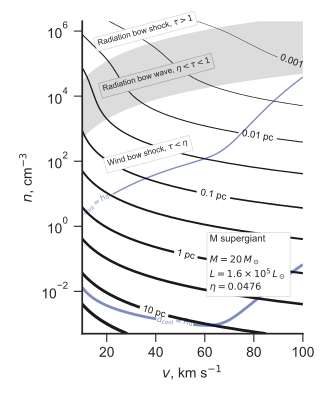

Here is the Python script that generated this plot:
import sys
import numpy as np
from matplotlib import pyplot as plt
import seaborn as sns
from vec_root import chandrupatla

figname = sys.argv[0].replace('.py', '.pdf')

sns.set_style('ticks')
sns.set_color_codes('dark')
fig, axes = plt.subplots(1, 1, sharex=True, sharey=True, figsize=(3.3, 4))
stardata = [
    [20.0, 15.6, 0.0476, 0.0, axes],
]

# Velocities in units of km/s (10 km/s -> 100 km/s)
vgrid = np.linspace(10.0, 100.0, 800)
# Densities in units of 1 pcc  (0.01 -> 1e5)
logngrid = np.linspace(-3.3, 6.3, 800)
# 2d versions of velocity and density grids
vv, nn = np.meshgrid(vgrid, 10**logngrid)

def rstar(v10, n, L4):
    """Characteristic radius in pc"""
    return 2.21*np.sqrt(L4/n)/v10

def taustar(v10, n, L4, kappa600=1.0):
    """Characteristic optical depth"""
    return 0.0089*kappa600*np.sqrt(L4*n)/v10

def xfunc(x, ts, eta):
    """Function to be zeroed to find x"""
    return x**2 - (1.0 - np.exp(-2*ts*x)) - eta

R0s = (0.0003, 0.001, 0.003, 0.01, 0.03,
       0.1, 0.3, 1.0, 3.0, 10.0, 30.0)
lws = np.linspace(0.3, 2.5, len(R0s))
cformats = { 0.0001: "0.0001 pc", 0.001: "0.001 pc", 0.01: "0.01 pc", 0.1:
             "0.1 pc", 1.0: "1 pc", 10.0: "10 pc", }
clevs_to_label = list(cformats.keys())

box_params = dict(fc='w', ec='0.8', lw=0.4, pad=2)
RBW_label = r"Radiation bow wave, $\eta < \tau < 1$"
RBS_label = r"Radiation bow shock, $\tau > 1$"
WBS_label = r"Wind bow shock, $\tau < \eta$"

# Miscellaneous panel-dependent plot params
d = {
    "RBW y": {33.0: 1500.0, 20.0: 1e5, 40.0: 2500.0},
    "trapped y": {33.0: 250, 20.0: 2.5e5, 40.0: 1.5e5},
    "trapped bg": {33.0: 'w', 20.0: 'w', 40.0: 'w'},
    "IF tau": {33.0: 0.2, 20.0: 3.7, 40.0: 6.4},
    "IF tau gas": {33.0: 5.0, 20.0: 5.0, 40.0: 5.0},
}

T0 = 1000
kappa = 60.0
for M, L4, eta, S49, ax in stardata:
    Mlabel = "\n".join([
        "M supergiant", "",
        rf"$M = {M:.0f}\, M_\odot$",
        rf"$L = {1e4*L4:.1e}\, L_\odot$".replace("e+0", r"\times 10^"),
        rf"$\eta = {eta}$"])
    Rs = rstar(vv/10, nn, L4)
    ts = taustar(vv/10, nn, L4, kappa600=kappa/600.0)
    a, b = 0.0, 2*np.sqrt(1.0 + eta)
    x = chandrupatla(xfunc, a, b, args=(ts, eta))
    R0 = x*Rs
    tau = 2*x*ts


    ax.contourf(vv, nn, tau, (eta, 1.0), colors='k', alpha=0.15)
    # ax.contour(vv, nn, tau, (eta/3, eta, 3*eta), colors='r')
    # ax.contour(vv, nn, tau, (1.0, 3.0), colors='m')
    cs = ax.contour(vv, nn, R0, R0s, linewidths=lws, colors='k')
    clevs = [level for level in clevs_to_label if level in cs.levels]
    ax.clabel(cs, clevs,
              fontsize='x-small', fmt=cformats,
              inline=True, inline_spacing=2, use_clabeltext=True)
    ax.text(62.0, 1e-2, Mlabel, zorder=100, fontsize='x-small', bbox=box_params)
    ax.text(18.0, d["RBW y"][M], RBW_label, rotation=15, fontsize='xx-small', bbox={**box_params, **dict(fc='0.85', ec='0.6')})
    ax.text(16.0, 2e6, RBS_label, rotation=15, fontsize='xx-small', bbox=box_params)
    ax.text(20.0, 300.0, WBS_label, rotation=15, fontsize='xx-small', bbox=box_params)


    #
    # Now do the cooling length
    #
    # Sound speed:
    cs = 11.4*np.sqrt(T0/1e4)
    # pre-shock Mach number
    M0 = vv/cs
    # post-shock Mach number
    M1 = np.sqrt((M0**2 + 3)/(5*M0**2 - 1))
    # post-shock temperature in units of T0
    T1 = (5*M0**2 - 1)*(1 + 3/M0**2) / 16
    # post-shock density
    n1 = nn*4*M0**2 / (M0**2 + 3)
    # post-shock velocity
    v1 = vv*nn/n1
    # Cooling rate
    Lam1 = 3.3e-24 * (T1*T0/1e4)**2.3
    Lam2 = 1e-20 / (T1*T0/1e4)

    k = 3
    Lambda = (Lam1**(-k) + Lam2**(-k))**(-1/k)

    # Heating rate
    Gamma = 1e-26

    # Cooling length in parsec
    dcool = 3*(1e5*v1)*(1.3806503e-16 * T1*T0) / (n1*(Lambda - Gamma)) / 3.085677582e18

    dcool[vv < cs] = np.nan

    # Ratio with respect to adiabatic shell thickness
    h1 = 0.177*R0
    cool_ratio1 = dcool / R0
    # Ratio with respect to isothermal shell thickness
    h2 = 3*R0/(4*M0**2) * (2 / (1 + np.sqrt(1 + (18/M0**2)) ))
    cool_ratio2 = dcool / h2

    cs = ax.contour(vv, nn, cool_ratio1, (1.0,),
                    linewidths=2, colors='b', alpha=0.5)
    ax.clabel(cs, 
              fontsize='xx-small', fmt=r"$d_\mathrm{cool} = R_0$",
              inline=True, inline_spacing=2, use_clabeltext=True)
    cs = ax.contour(vv, nn, cool_ratio2, (1.0,),
                    linewidths=1, colors='b', alpha=0.5)
    ax.clabel(cs, 
              fontsize='xx-small', fmt=r"$d_\mathrm{cool} = h_0$",
              inline=True, inline_spacing=2, use_clabeltext=True)


    ax.set(yscale='log')

axes.set(xlabel=r"$v$, km s$^{-1}$", ylabel=r"$n$, cm$^{-3}$")
sns.despine()
fig.tight_layout()
fig.savefig(figname)

print(figname, end='')
